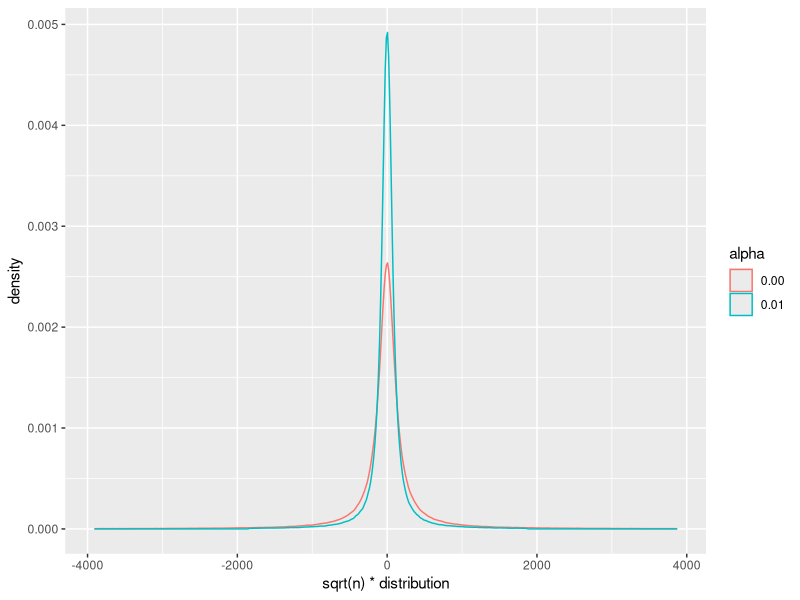

The R source for this figure: (Note: this script raises an error after producing the figure.)
#test plot
n.simu <- 1000000
sigma_y = sigma_m = 1
n_vec <- c(15000,75000,150000)
alpha_vec <- c(0.00,0.01,0.03,0.05)
i1 = 1
i2 = 2
n = n_vec[i1]
alpha_G = alpha_vec[i2]
z_Gamma <- rnorm(n.simu,mean = 0, sd = sqrt(sigma_y/n))
z_gamma <- rnorm(n.simu,mean = alpha_G,sd = sqrt(sigma_m/n))
true_distribution <- z_Gamma/z_gamma
q_temp=  quantile(true_distribution,c(0.025,0.975))


z_Gamma <- rnorm(n.simu,mean = 0, sd = 1)
z_gamma <- rnorm(n.simu,mean = 1.224745,sd = 1)
true_distribution <- z_Gamma/z_gamma
q_temp=  quantile(true_distribution,c(0.01,0.99))
idx <- which(true_distribution>=q_temp[1]&
               true_distribution<=q_temp[2])
true_distribution = true_distribution[idx]


i1 = 1
i2 = 1
n = n_vec[i1]

alpha_G = alpha_vec[i2]
z_Gamma <- rnorm(n.simu,mean = 0, sd = sqrt(sigma_y/n))
z_gamma <- rnorm(n.simu,mean = alpha_G,sd = sqrt(sigma_m/n))
true_distribution2 <- z_Gamma/z_gamma
q_temp=  quantile(true_distribution2,c(0.01,0.99))
idx <- which(true_distribution2>=q_temp[1]&
               true_distribution2<=q_temp[2])
true_distribution2 = true_distribution2[idx]

distribution = c(true_distribution,true_distribution2)
alpha = c(rep("0.01",length(true_distribution)),rep("0.00",length(true_distribution)))
data = data.frame(alpha,distribution)
library(ggplot2)
ggplot(data,aes(x=sqrt(n)*distribution,color=alpha))+
  geom_density()


q_high = ratio_est-ci_low_exact
q_low = ratio_est-ci_high_exact
jdx <- which(q_low<=q_result_final[1]|q_high>=q_result_final[2])
idx <- which(ratio_est>=qcauchy(0.025)&
               ratio_est<=qcauchy(0.975))


library(gridExtra)
library(ggplot2)
n.simu <- 1000000
# z_Gamma <- rnorm(n.simu,mean =0,sd =sqrt(var_Gamma))
# z_gamma <- rnorm(n.simu,mean = gamma,sd = sqrt(var_gamma))
#z_Gamma <- rnorm(n.simu,mean =0,sd =sqrt(var_Gamma))
#z_gamma <- rnorm(n.simu,mean = gamma,sd = sqrt(var_gamma))
#z_gamma <- rnorm(n.simu,mean = sqrt(n)*alpha_G,sd = sqrt((n-1)*var_gamma))
sigma_yg_est = 1
sigma_m_est = 1
gamma_vec <- c(0,0.01,0.03,0.05)
for(j in 1:length(gamma_vec)){
  gamma = gamma_vec[j]
  z_Gamma <- rnorm(n.simu,mean =0,sd =sqrt(sigma_yg_est/n))
  z_gamma <- rnorm(n.simu,mean = gamma,sd = sqrt(sigma_m_est/n))
  true_distribution <- z_Gamma/z_gamma
  dot <- seq(0.01,0.99,by=0.001)
  q_true <- quantile(true_distribution,dot)
  pdot <-ifelse(dot<=0.5,2*dot,2*(1-dot))
  
  
  
  
  
  alpha_high = gamma+1.96*sqrt(1/15000)
  alpha_low = gamma-1.96*sqrt(1/15000)
  
  alpha_est_vec = seq(from = alpha_low,to = alpha_high,by = (alpha_high-alpha_low)/(3))
  p<- list()
  for(k in 1:length(alpha_est_vec)){
    alpha_est = alpha_est_vec[k]
    z_Gamma <- rnorm(n.simu,mean =0,sd =sqrt(sigma_yg_est/n))
    z_gamma <- rnorm(n.simu,mean = alpha_est,sd = sqrt(sigma_m_est/n))
    true_distribution2 =  z_Gamma/z_gamma
    dot2 = dot
    for(i in 1:length(dot)){
      idx <- which(true_distribution2<=q_true[i])
      dot2[i] = length(idx)/length(true_distribution2)
    }
    pdot2 <- ifelse(dot2<=0.5,2*dot2,2*(1-dot2))
    data <- data.frame(pdot[order(pdot)],
                       pdot2[order(pdot2)])
    colnames(data) <- c("pdot",
                        "pdot2")
    
    p[[k]] <- ggplot(data,aes(pdot,pdot2))+
      geom_point()+
      geom_abline(slope=1)+
      xlab(paste0("true p-value (alpha = ",gamma,")"))+
      ylab(paste0("estimated p-value ( alpha_hat = ",round(alpha_est,3),")"))+
      theme_Publication()+
      scale_y_continuous(limits=c(0,1))
    
    
  }
  png(filename = paste0("./result/simulation/ratio_estimate/qq_plot_true_plug/alpha_",gamma,".png"),res=300,width=12,height = 6,unit="in")
  grid.arrange(p[[1]],p[[2]],p[[3]],p[[4]],
               nrow=1)
  dev.off()
}








